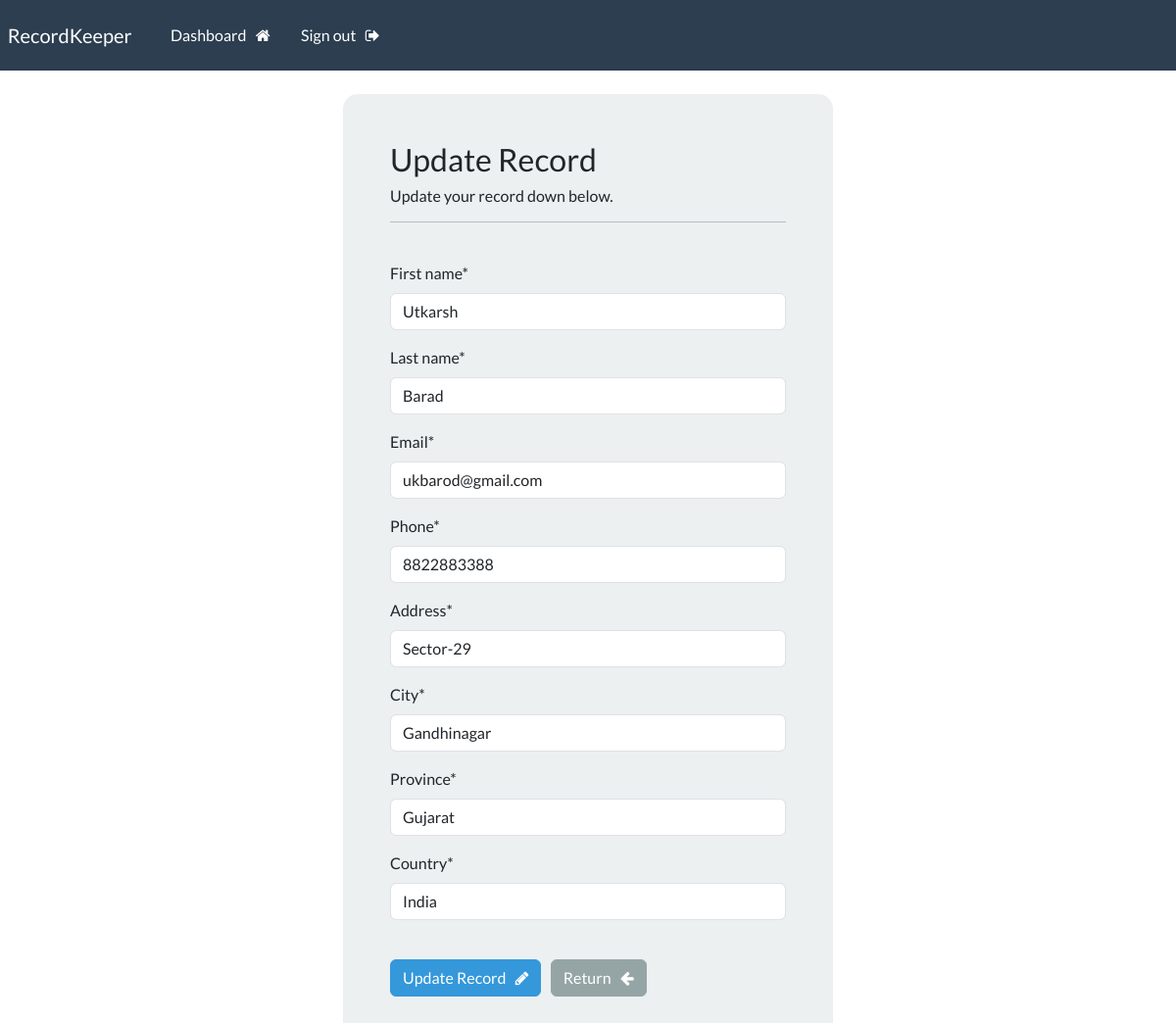
/update-record/5 (signed in), run on the app's committed database.
### webapp/models.py (models this page shows, shortened)
class Record(models.Model):
    creation_date=models.DateTimeField(auto_now_add=True)
    first_name=models.CharField(max_length=100)
    last_name=models.CharField(max_length=100)
    email=models.CharField(max_length=255)
    phone=models.CharField(max_length=20)
    address=models.CharField(max_length=300)
    city=models.CharField(max_length=100)
    province=models.CharField(max_length=180)
    country=models.CharField(max_length=200)

### webapp/views.py (the view)
# urls.py: path('update-record/<int:pk>',views.update_record, name="update-record"),
@login_required(login_url='my-login')
def update_record(request , pk):
    record= Record.objects.get(id=pk)
    form=UpdateRecordForm(instance=record)
    if request.method == "POST":
        form=UpdateRecordForm(request.POST, instance=record)
        if form.is_valid():
            form.save()
            messages.success(request,"Record updated successfully!")
            return redirect("dashboard")
    context={'form':form}
    return render(request, 'webapp/update-record.html',context=context)

### webapp/forms.py
class UpdateRecordForm(forms.ModelForm):
    class Meta:
        model=Record
        fields=['first_name','last_name','email','phone','address','city','province','country']

### webapp/templates/webapp/update-record.html (shortened to what this page needs)
{% extends 'webapp/base.html' %}
{% load crispy_forms_tags %}
{% block content %}
<body>
    <div class="container bg-light shadow-md p-5 form-layout">
        <h3>Update Record</h3>
        <h6>Update your record down below.</h6>
        <hr>
        <br>
        <form method="POST" autocomplete="off">
            {{form|crispy}}
            <br>
            <button type="submit" class="btn btn-info">
                Update Record &nbsp; <i class="fa fa-pencil" aria-hidden="true"></i>
            </button>
            <a href="{% url 'dashboard' %}" class="btn btn-secondary">
                Return &nbsp; <i class="fa fa-arrow-left" aria-hidden="true"></i>
            </a>
            <br>
        </form>
        <br>
    </div>
</body>
{% endblock %}

### static/css/styles.css (style rules this page uses)
.form-layout { border-radius: 15px; width: 500px; }

### data on the page
Record: first_name "Utkarsh", last_name "Barad", email "ukbarod@gmail.com", phone "8822883388", address "Sector-29", city "Gandhinagar", province "Gujarat", country "India"
